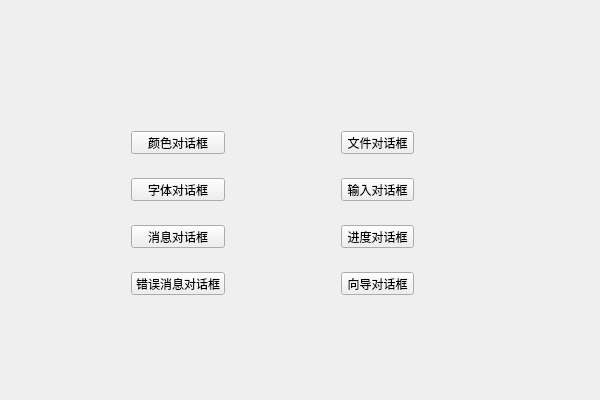
<?xml version="1.0" encoding="UTF-8"?>
<ui version="4.0">
 <class>MyWidgetClass</class>
 <widget class="QWidget" name="MyWidgetClass">
  <property name="geometry">
   <rect>
    <x>0</x>
    <y>0</y>
    <width>600</width>
    <height>400</height>
   </rect>
  </property>
  <property name="windowTitle">
   <string>MyWidget</string>
  </property>
  <widget class="QWidget" name="layoutWidget">
   <property name="geometry">
    <rect>
     <x>330</x>
     <y>120</y>
     <width>95</width>
     <height>186</height>
    </rect>
   </property>
   <layout class="QVBoxLayout" name="verticalLayout_2">
    <property name="spacing">
     <number>24</number>
    </property>
    <item>
     <widget class="QPushButton" name="pushButton_2">
      <property name="text">
       <string>文件对话框</string>
      </property>
     </widget>
    </item>
    <item>
     <widget class="QPushButton" name="pushButton_4">
      <property name="text">
       <string>输入对话框</string>
      </property>
     </widget>
    </item>
    <item>
     <widget class="QPushButton" name="pushButton">
      <property name="text">
       <string>进度对话框</string>
      </property>
     </widget>
    </item>
    <item>
     <widget class="QPushButton" name="pushButton_3">
      <property name="text">
       <string>向导对话框</string>
      </property>
     </widget>
    </item>
   </layout>
  </widget>
  <widget class="QWidget" name="layoutWidget">
   <property name="geometry">
    <rect>
     <x>120</x>
     <y>120</y>
     <width>116</width>
     <height>186</height>
    </rect>
   </property>
   <layout class="QVBoxLayout" name="verticalLayout">
    <property name="spacing">
     <number>24</number>
    </property>
    <item>
     <widget class="QPushButton" name="pushButton_6">
      <property name="text">
       <string>颜色对话框</string>
      </property>
     </widget>
    </item>
    <item>
     <widget class="QPushButton" name="pushButton_8">
      <property name="text">
       <string>字体对话框</string>
      </property>
     </widget>
    </item>
    <item>
     <widget class="QPushButton" name="pushButton_5">
      <property name="text">
       <string>消息对话框</string>
      </property>
     </widget>
    </item>
    <item>
     <widget class="QPushButton" name="pushButton_7">
      <property name="text">
       <string>错误消息对话框</string>
      </property>
     </widget>
    </item>
   </layout>
  </widget>
 </widget>
 <layoutdefault spacing="6" margin="11"/>
 <resources>
  <include location="MyWidget.qrc"/>
 </resources>
 <connections/>
</ui>
